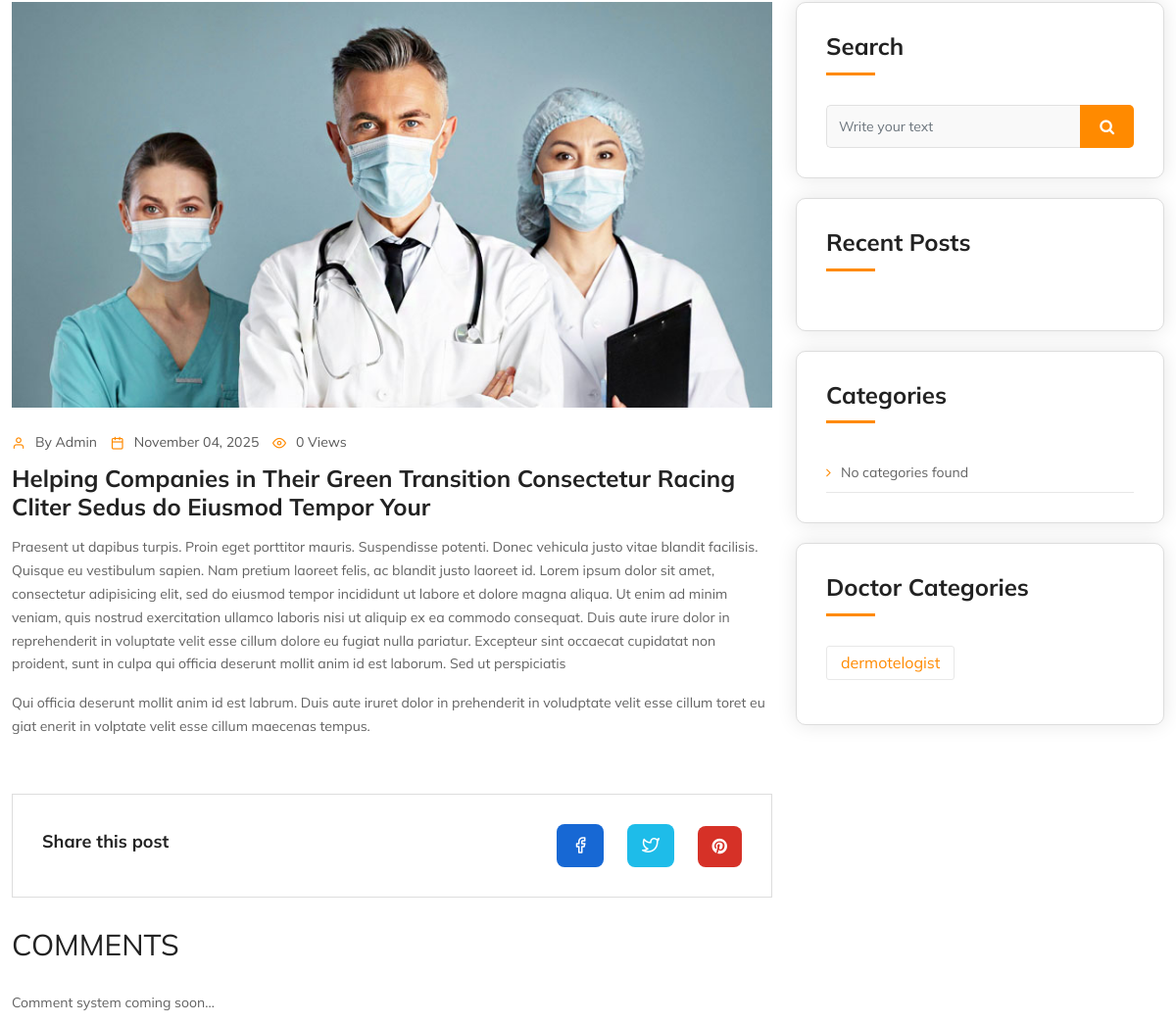
Page /blog/helping-companies-in-their-green-transition-consec/ (middle part) on the earlier database version.
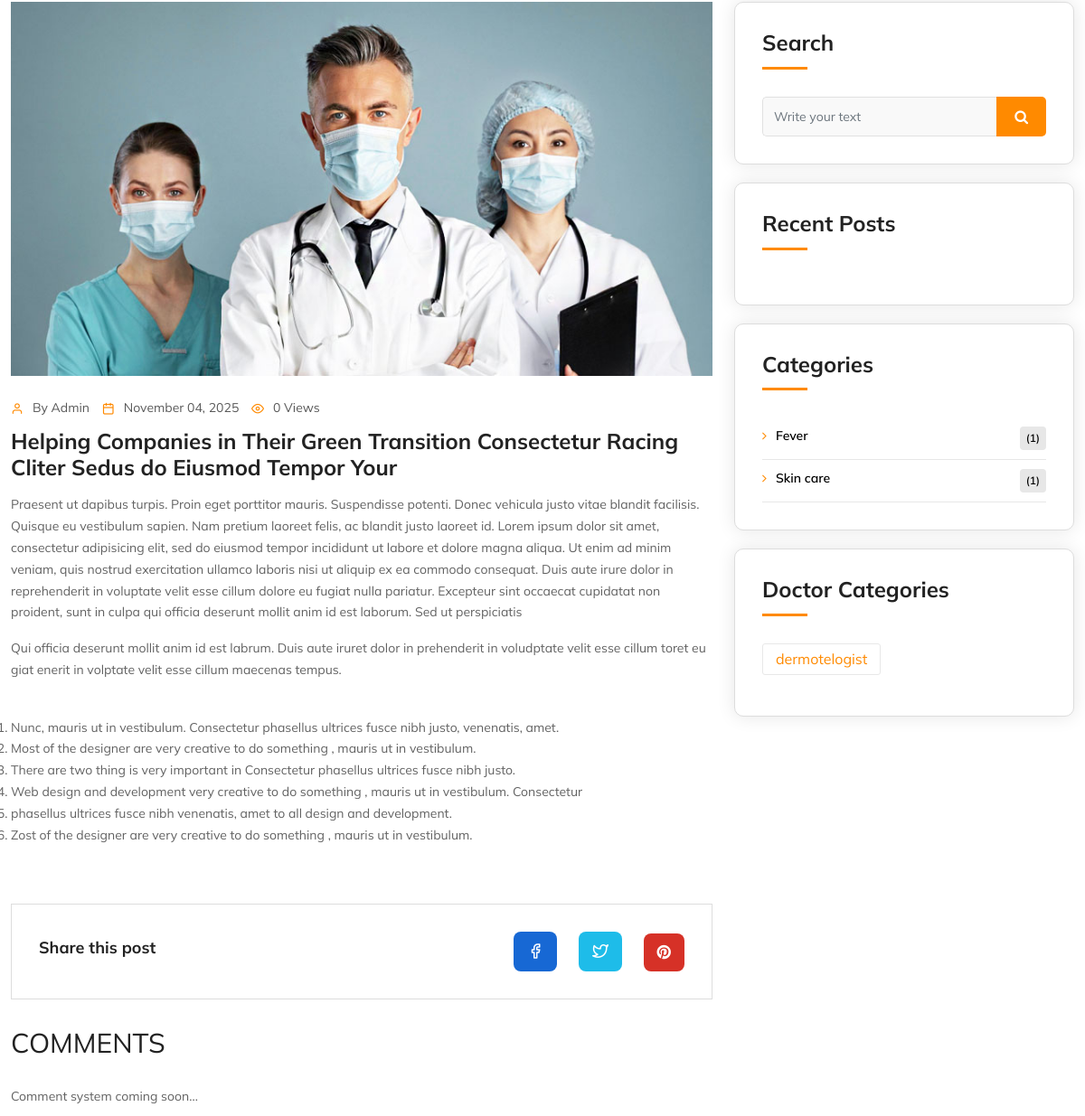
Same page on the later database version.
### WebsiteApp/models.py (models this page shows, shortened)
class Blog(models.Model):
    title = models.CharField(max_length=255)
    slug = models.SlugField(unique=True, blank=True)
    author = models.CharField(max_length=100, default='Admin')
    image = models.ImageField(upload_to='blogs/', blank=True, null=True)
    short_description = models.CharField(max_length=300, blank=True, null=True)
    content = RichTextField()
    created_at = models.DateTimeField(auto_now_add=True)
    updated_at = models.DateTimeField(auto_now=True)
    is_published = models.BooleanField(default=True)
    category = models.ForeignKey(BlogCategory, on_delete=models.SET_NULL, null=True, blank=True, related_name='blogs')

class Category(models.Model):
    name = models.CharField(max_length=100)
    slug = models.SlugField(unique=True, blank=True)
    image = models.ImageField(upload_to='category_images/', default='category/default.png', blank=True, null=True)
    specialization = models.CharField(max_length=255, blank=True, null=True)
    tags = models.CharField(max_length=255, blank=True, null=True)
    details = models.TextField(blank=True, null=True)
    meta_description = models.CharField(max_length=255, blank=True, null=True)

class BlogCategory(models.Model):
    name = models.CharField(max_length=100)
    slug = models.SlugField(unique=True, blank=True)
    created_at = models.DateTimeField(auto_now_add=True)

### WebsiteApp/views.py (the view)
# urls.py: path('blog/<slug:slug>/', views.blog_detail, name='blog_detail'),
def blog_detail(request, slug):
    blog = get_object_or_404(Blog, slug=slug)
    recent_posts = Blog.objects.exclude(id=blog.id).order_by('-created_at')[:6]
    blog_categories = BlogCategory.objects.all()
    return render(request, 'blog_detail.html', {
        'blog': blog,
        'recent_posts': recent_posts,
        'blog_categories': blog_categories
    })

### WebsiteApp/context_processors.py (called while the page is built)
def categories_processor(request):
    return {'categories': Category.objects.all()}

### templates/blog_detail.html (shortened to what this page needs)
{% extends "base.html" %}
{% load static %}
{% block content %}
        <div class="page-content">
            <div class="aon-page-jobs-wrap">
                <div class="container">
                    <div class="row">
                        <div class="col-lg-8">
                            <div class="sf-post-detail">
                                <div class="post blog-post blog-detail">
                                    <div class="post-bx">
                                        <div class="post-thum">
                                            {% if blog.image %}
                                                <img src="{{ blog.image.url }}" alt="{{ blog.title }}">
                                            {% else %}
                                                <img src="{% static 'images/default-blog.jpg' %}" alt="{{ blog.title }}">
                                            {% endif %}
                                        </div>
                                        <div class="post-info pt-4">
                                            <div class="post-meta sf-icon-post-meta">
                                                <ul>
                                                    <li class="post-author">
                                                        <i class="feather-user"></i>By
                                                        <a href="#" title="">{{ blog.author }}</a>
                                                    </li>
                                                    <li class="post-date">
                                                        <i class="feather-calendar"></i>{{ blog.created_at|date:"F d, Y" }}
                                                    </li>
                                                    <li class="post-views">
                                                        <i class="feather-eye"></i>{{ blog.views|default:"0" }} Views
                                                    </li>
                                                </ul>
                                            </div>
                                            <div class="post-text">
                                                <h3 class="post-title mb-3">{{ blog.title }}</h3>
                                                <div class="blog-content">
                                                    {{ blog.content|safe }}
                                                </div>
                                                <div class="sf-con-social-wrap sf-con-social-wrap2 d-flex align-items-center">
                                                    <h4>Share this post</h4>
                                                    <ul class="sf-con-social">
                                                        <li><a href="https://www.facebook.com/sharer/sharer.php?u={{ request.build_absolute_uri }}" target="_blank" class="sf-fb"><i class="feather-facebook"></i></a></li>
                                                        <li><a href="https://twitter.com/intent/tweet?url={{ request.build_absolute_uri }}&text={{ blog.title }}" target="_blank" class="sf-twitter"><i class="feather-twitter"></i></a></li>
                                                        <li><a href="https://pinterest.com/pin/create/button/?url={{ request.build_absolute_uri }}" target="_blank" class="sf-pinterest"><i class="fa fa-pinterest"></i></a></li>
                                                    </ul>
                                                </div>
                                            </div>
                                        </div>
                                    </div>
                                </div>
                                <div class="clear sf-blog-comment-wrap" id="comment-list">
                                    <div class="comments-area" id="comments">
                                        <h2 class="comments-title m-t0">Comments</h2>
                                        <p>Comment system coming soon...</p>
                                    </div>
                                </div>
                            </div>
                        </div>
                       <div class="col-lg-4">
                            <aside class="side-bar ">
                                <div class="widget rounded-sidebar-widget">
                                     <div class="widget_search_bx">
                                        <div class="text-left m-b30">
                                            <h3 class="widget-title">Search</h3>
                                        </div>
                                         <form role="search" method="post">
                                             <div class="input-group">
                                                 <input name="news-letter" type="text" class="form-control" placeholder="Write your text">
                                                 <span class="input-group-btn">
                                                     <button type="submit" class="btn"><i class="fa fa-search"></i></button>
                                                 </span>
                                             </div>
                                         </form>
                                     </div>
                                 </div>
                               <div class="widget recent-posts-entry rounded-sidebar-widget">
                                    <div class="text-left m-b30">
                                        <h3 class="widget-title">Recent Posts</h3>
                                    </div>
                                    </div>
                                <div class="widget widget_services rounded-sidebar-widget">
                                    <div class="text-left m-b30">
                                        <h3 class="widget-title">Categories</h3>
                                    </div>
                                    <ul>
                                        {% for category in blog_categories %}
                                            <li>
                                                <a href="{% url 'blog_category' category.slug %}">{{ category.name }}</a>
                                                <span class="badge">({{ category.blogs.count }})</span>
                                            </li>
                                        {% empty %}
                                            <li>No categories found</li>
                                        {% endfor %}
                                    </ul>
                                </div>
                                <div class="widget widget_tag_cloud rounded-sidebar-widget">
                                    <div class="text-left m-b30">
                                        <h3 class="widget-title">Doctor Categories</h3>
                                    </div>
                                    <div class="tagcloud">
                                        {% for cat in categories %}
                                            <a href="{% url 'doctor_by_category' cat.slug %}">{{ cat.name }}</a>
                                        {% empty %}
                                            <p>No categories found.</p>
                                        {% endfor %}
                                    </div>
                                </div>
                            </aside>
                        </div>
                    </div>
                </div>
            </div>
            </div>
{% endblock %}

### templates/base.html (shortened to what this page needs)
{% load static %}
<!DOCTYPE html>
<html lang="en">
<head>
    <link href="{% static 'css/bootstrap.min.css' %}" rel="stylesheet">
    <link href="{% static 'css/font-awesome.min.css' %}" rel="stylesheet">
    <link href="{% static 'css/feather.css' %}" rel="stylesheet">
    <link href="{% static 'css/font.css' %}" rel="stylesheet">
    <link href="{% static 'css/owl.carousel.min.css' %}" rel="stylesheet">
    <link href="{% static 'css/slick.min.css' %}" rel="stylesheet">
    <link href="{% static 'css/slick-theme.css' %}" rel="stylesheet">
    <link href="{% static 'css/jquery.scrollbar.css' %}" rel="stylesheet">
    <link href="{% static 'css/dropzone.css' %}" rel="stylesheet">
    <link href="{% static 'css/magnific-popup.min.css' %}" rel="stylesheet">
    <link href="{% static 'css/flaticon.min.css' %}" rel="stylesheet">
    <link href="{% static 'css/lc_lightbox.css' %}" rel="stylesheet">
    <link href="{% static 'css/bootstrap-slider.min.css' %}" rel="stylesheet">
    <link href="{% static 'css/bootstrap4-toggle.min.css' %}" rel="stylesheet">
    <link href="{% static 'css/dataTables.bootstrap4.min.css' %}" rel="stylesheet">
    <link href="{% static 'css/date-picker.css' %}" rel="stylesheet">
    <link href="{% static 'css/fullcalendar.min.css' %}" rel="stylesheet">
    <link href="{% static 'css/style.css' %}" rel="stylesheet">
</head>
<body>
    <div class="page-wraper">
        {% block content %}{% endblock %}
    </div>
</body>
</html>

### templates/header.html (shortened to what this page needs)
{% load static %}

### templates/footer.html (shortened to what this page needs)
{% load static %}

### static/css/feather.css (style rules this page uses)
[class^="feather-"], [class*=" feather-"] { font-family: 'feather' !important; speak: none; font-style: normal; font-weight: normal; font-variant: normal; text-transform: none; line-height: 1; -webkit-font-smoothing: antialiased; -moz-osx-font-smoothing: grayscale; }
.feather-calendar:before { content: "\e927"; }
.feather-eye:before { content: "\e95c"; }
.feather-facebook:before { content: "\e95e"; }
.feather-twitter:before { content: "\e9ea"; }
.feather-user:before { content: "\e9f1"; }

Differences in the rows shown:
changed Blog "Admin": content "…esse cillum maecenas tempus." → "…esse cillum maecenas tempus. Nunc, mauris ut in vestibulum. Consectetur phasellus ultrices fusce nibh justo, venenatis, amet. Most of the designer are very creative to do something , mauris ut in vestibulum. There are two thing is very important in Consectetur phasellus ultrices fusce nibh justo. Web design and development very creative to do something , mauris ut in vestibulum. Consectetur phasellus ultrices fusce nibh venenatis, amet to all design and development. Zost of the designer are very creative to do something , mauris ut in vestibulum."
added BlogCategory: name "Fever", blogs.count "1"
added BlogCategory: name "Skin care", blogs.count "1"
Other differences:
text no longer shown: "No categories found"
